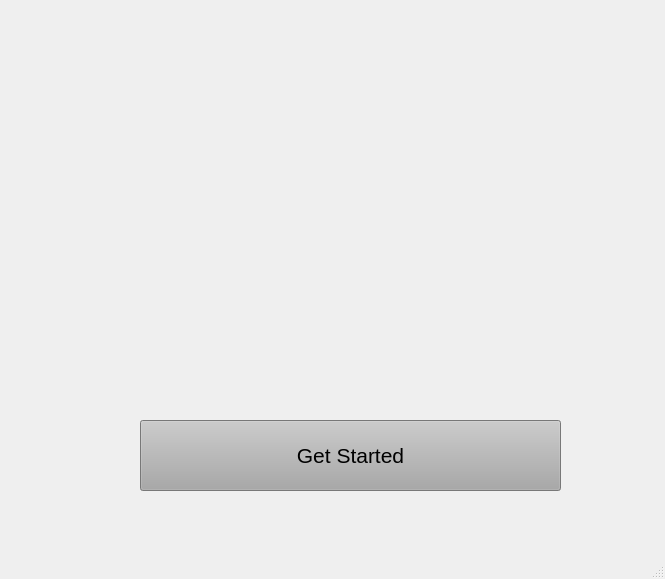
<?xml version="1.0" encoding="UTF-8"?>
<ui version="4.0">
 <class>MainWindow</class>
 <widget class="QMainWindow" name="MainWindow">
  <property name="geometry">
   <rect>
    <x>0</x>
    <y>0</y>
    <width>665</width>
    <height>579</height>
   </rect>
  </property>
  <property name="windowTitle">
   <string>MainWindow</string>
  </property>
  <widget class="QWidget" name="centralwidget">
   <widget class="QLabel" name="label">
    <property name="geometry">
     <rect>
      <x>0</x>
      <y>0</y>
      <width>671</width>
      <height>551</height>
     </rect>
    </property>
    <property name="text">
     <string/>
    </property>
    <property name="pixmap">
     <pixmap>1.1.png</pixmap>
    </property>
   </widget>
   <widget class="QPushButton" name="pushButton">
    <property name="enabled">
     <bool>true</bool>
    </property>
    <property name="geometry">
     <rect>
      <x>140</x>
      <y>420</y>
      <width>421</width>
      <height>71</height>
     </rect>
    </property>
    <property name="font">
     <font>
      <pointsize>16</pointsize>
     </font>
    </property>
    <property name="autoFillBackground">
     <bool>false</bool>
    </property>
    <property name="styleSheet">
     <string notr="true">background-color: rgb(168, 168, 168);</string>
    </property>
    <property name="text">
     <string>Get Started</string>
    </property>
   </widget>
  </widget>
  <widget class="QMenuBar" name="menubar">
   <property name="geometry">
    <rect>
     <x>0</x>
     <y>0</y>
     <width>665</width>
     <height>21</height>
    </rect>
   </property>
  </widget>
  <widget class="QStatusBar" name="statusbar"/>
 </widget>
 <resources/>
 <connections/>
</ui>
